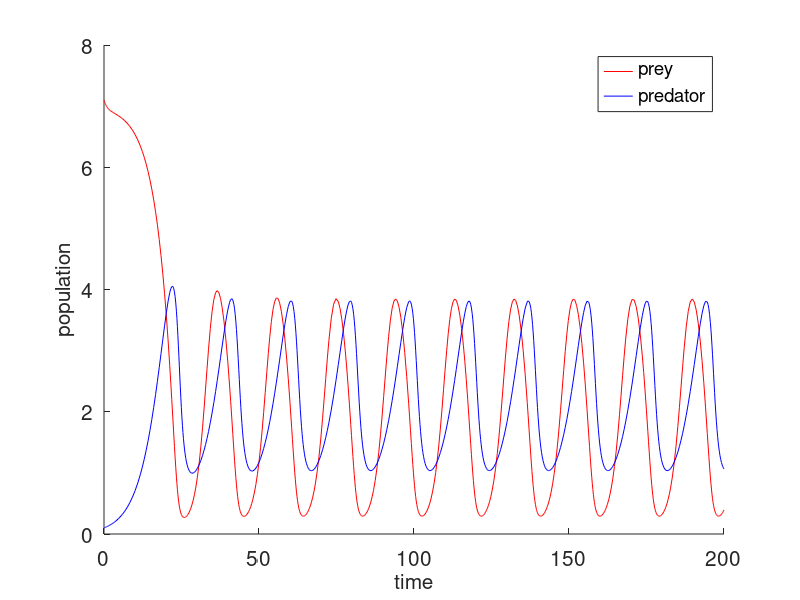

MATLAB code to generate this figure:
% Program 10b - The Holling-Tanner Model (Time Series).
% Chapter 10 - Interacting Species.
% Copyright Springer 2014. Stephen Lynch.

% Time series of a predator/prey model.
clear
hold on
sys = @(t,x) [x(1)*(1-x(1)/7)-6*x(1)*x(2)/(7+7*x(1));0.2*x(2)*(1-.5*x(2)/x(1))]; 
options = odeset('RelTol',1e-4,'AbsTol',1e-4);
[t,xa]=ode45(sys,[0 200],[7.1 .1],options);
plot(t,xa(:,1),'r')
plot(t,xa(:,2),'b')
legend('prey','predator')
axis([0 200 0 8])
fsize=15;
set(gca,'XTick',0:50:200,'FontSize',fsize)
set(gca,'YTick',0:2:8,'FontSize',fsize)
xlabel('time','FontSize',fsize)
ylabel('population','FontSize',fsize)
hold off

% End of Program 10b.
